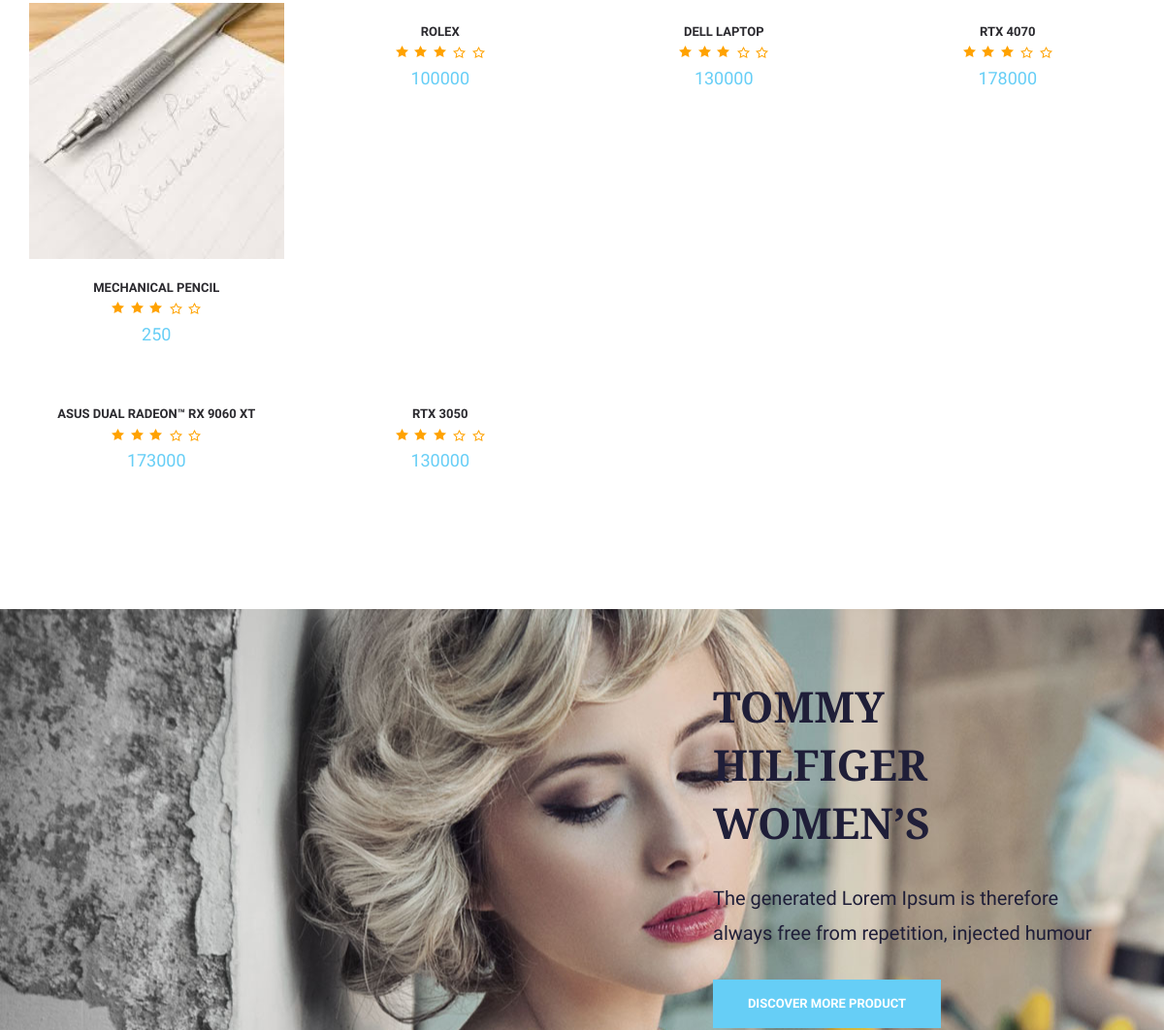
Before: / (middle part) with the older database file.
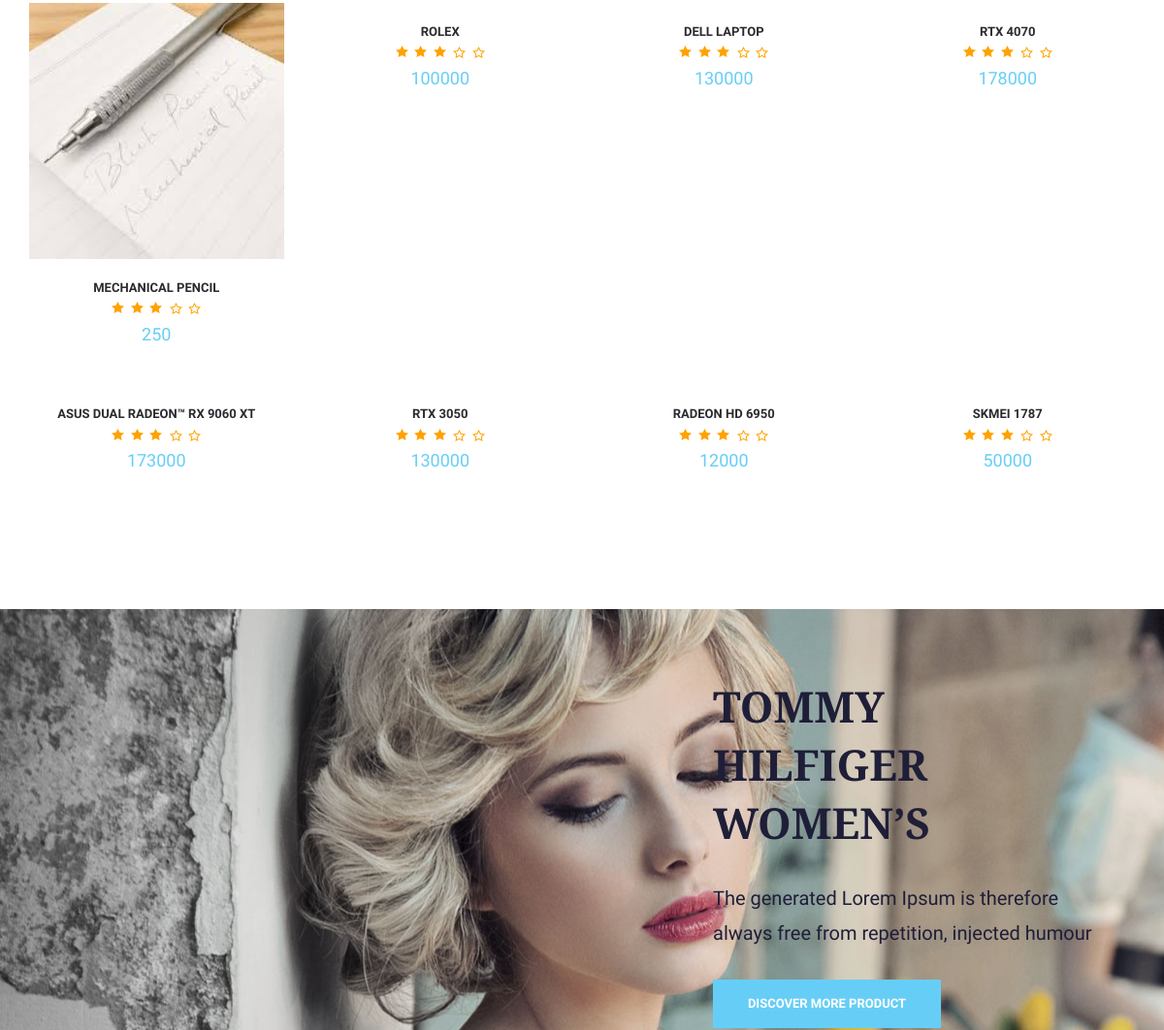
After: the same page with the newer database file.
### tables this page shows
CREATE TABLE `products` (
  `id` int(11) NOT NULL,
  `name` varchar(200) NOT NULL,
  `description` varchar(2000) NOT NULL,
  `price` int(11) NOT NULL,
  `quantity` int(11) NOT NULL,
  `image` varchar(500) NOT NULL,
  `cat_id` int(11) NOT NULL
);

### index.php (the view, shortened to what this page needs)
<?php
include("connection.php");
?>
<!DOCTYPE html>
<html lang="en">
  <head>
    <link href='font-awesome/css/font-awesome.css' rel='stylesheet' type='text/css'>
    <link href="css/bootstrap.min.css" rel="stylesheet">
    <link href="style.css" rel="stylesheet">
    <link href="responsive.css" rel="stylesheet">
    <link href="css/owl.carousel.css" rel="stylesheet">
    <link href="css/owl.theme.css" rel="stylesheet">
    <link href="css/owl.transitions.css" rel="stylesheet">
    <link href="css/prettyPhoto.css" rel="stylesheet">
  </head>
  <body>
      <div id="wrapper" class="homepage-1">
          <div id="content">
              <div class="newest">
                  <div class="container">
                      <div class="newest-content">
                          <div class="newest-tab">
                              <div id="myTabContent" class="tab-content">
                                  <div role="tabpanel" class="tab-pane fade in active" id="1" aria-labelledby="cat-1">
                                        <?php
                                        $query = mysqli_query($conn,"select * from products limit 8");
                                        $all_rows = mysqli_fetch_all($query, MYSQLI_ASSOC);
                                        $chunks = array_chunk($all_rows, 4);
                                        $total_chunks = count($chunks);
                                        for($i=0; $i<=$total_chunks-1 ;$i++){
                                        ?>
                                        <div class="row clearfix">
                                        <?php
                                        foreach ($chunks[$i] as $row) {
                                        ?>
                                          <div class="col-md-3 prdct-grid">
                                              <div class="product-fade">
													<div class="product-fade-wrap">
                                                        <div id="product-image" class="owl-carousel owl-theme">
                                                            <div class="item"><img src="./img/<?php echo $row['image']?>" alt="" class="img-responsive"></div>
                                                        </div>
													</div>
                                              </div>
                                              <div class="product-name">
                                                  <a href=""><?php echo $row['name']?></a>
                                              </div>
                                              <div class="star-1"></div>
                                              <div class="product-price">
                                                  <?php echo $row['price']?>
                                              </div>
                                          </div>
                                          <?php }
                                          echo '</div>';
                                          } ?>
                                  </div>
                              </div>
                          </div>
                      </div>
                  </div>
              </div>
              <div class="content-offers">
                  <div class="container">
                      <div class="ct-offers">
                          <div class="ct-offers-title">Tommy Hilfiger<br/>Women’s</div>
                          <p>The generated Lorem Ipsum is therefore always free from repetition, injected humour</p>
                          <a href="" class="btn btn-blue">Discover more Product</a>
                      </div>
                  </div>
              </div>
          </div>
      </div>
  </body>
</html>

Changed rows visible on the page:
added products: name "RADEON HD 6950", price "12000"
added products: name "SKMEI 1787", price "50000"
